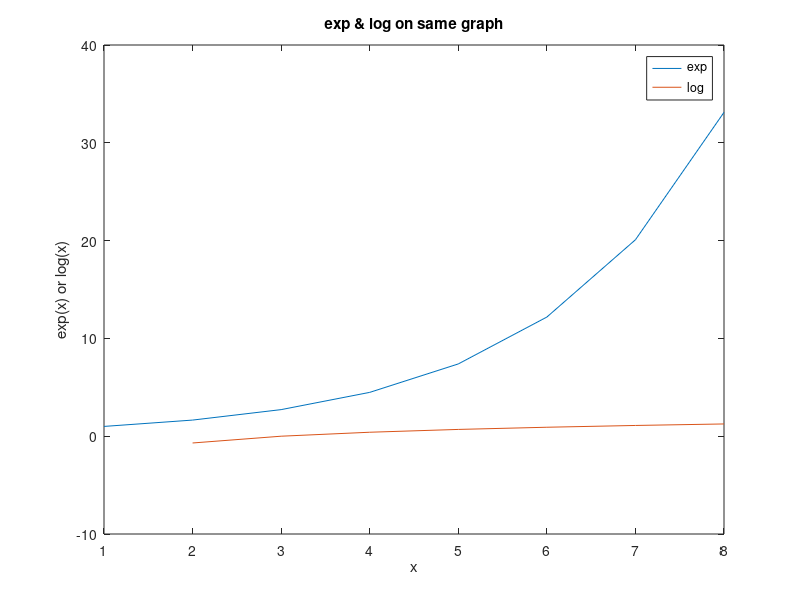

Reproduce this figure in MATLAB.
%plot exponential and log graphs on a single plot
x = [0 0.5 1 1.5 2 2.5 3 3.5];
y1 = exp(x);
y2 = log(x);

%plot the graphs
plot(y1);
hold on;
plot(y2);
legend('exp', 'log');
xlabel('x'); ylabel('exp(x) or log(x)');
title('exp & log on same graph');
